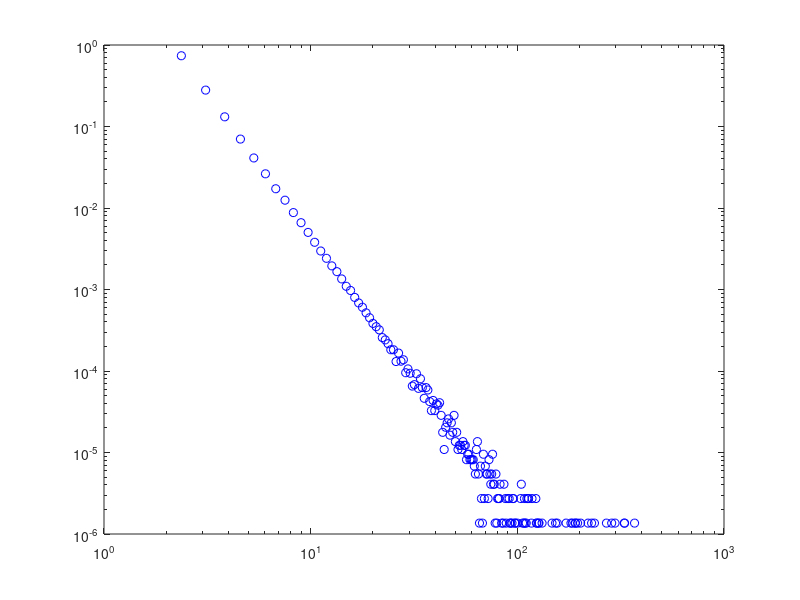

Source code (MATLAB): (Note: this script raises an error after producing the figure.)
 clear all;
% % %  %%%another choice %%%
%   A=106; C=1283; M=6075; I(1)=1;  rng_c=[]; 
%   iter=200000;
% I=zeros(1,iter);
 %k=2;
% for j=1:iter;
%     I(j+1)=mod((A*I(j)+C),M);
%     rng_c=[I; I/M];
% end

%rng_c=rand(1,iter);

%%% Poissonian Distribution %%
%y_poi=-(1/k)*(log(1-rng_c(2,:)));
% y_poi=-(1/k)*(log(1-rng_c(1,:))); %%FROM MATLAB rand rng_c=rand(1,iter);
% [a b]=hist(y_poi);
% figure; histogram(y_poi);
% figure;
% plot(b,a/iter,'-o'); hold on;
% %h =histogram(y_poi);
%  plot(b,k*exp(-b*k));
% set(gca,'YScale','log');



%%%%%%%%%Pareto Dsitribution %%%%%%
for alpha=3.5%:-0.5:1.5
for i=1%:-1:1
  iter=1000000*i; 
 p=1;
  rng_c=0.0+rand(1,iter)-0.000001; %avoid tan (pi/2)
% % %%%%
% %rng_c=rand(1,iter);
%y_cauchy=(tan(rng_c(1,:)*pi))*gamma;
xmin=2;
k_powerlaw=xmin*(1-(rng_c(1,:))).^(-1/(alpha-1));
%k_powerlawint=ceil(k_powerlaw);
%rng_c=rand(1,iter);
% %%
% % figure; 
 [a b]=hist(k_powerlaw,500);
  %[a b]=hist(k_powerlawint,5000);
zz=diff(b);
%plot(b,a/(sum(a)*zz(1)),'-o'); hold on;
%figure;
loglog(b,a/(sum(a)*zz(1)),'ob'); hold on;
 x=min(b):zz(1):max(b);
%loglog(x,p*x.^(-(gamma+1)),'r', 'linewidth',3);
% hold on;
%   set(findall(gcf,'-property','FontSize'),'FontName','Cambria',...
%        'FontSize',24,'linewidth',2.0,'fontweight','b');
%   xlabel('$x$');
%    xlabel('$P(x)$');
%  grid on;
%%
%figure;
%zz=k_powerlawint';
zz=k_powerlaw';
bins = exp(log(min(zz(:,1))-0.001):0.4:log(max(zz(:,1))+0.001));
 [Lob, Lob2] =histcounts(zz(:,1),bins);
% %[Loblin, Lob2lin] =hist(zz(:,1),10000);
 ds = diff(bins);
 sl = (bins(1:end-1)+bins(2:end))*0.5;
  nsl = Lob(1:end)./(sum(Lob)*ds);
loglog(sl,nsl,'.','MarkerSize',20);
hold on;
loglog(sl,p*1.5*sl.^(-(alpha)),'-r', 'linewidth',3);

  set(findall(gcf,'-property','FontSize'),'FontName','Cambria',...
       'FontSize',24,'linewidth',2.0,'fontweight','b');
   xlabel('$x$');
   ylabel('$P(x)$');
   hold on;
  %grid on;
k_powerlawint=[];
end
end
%set(gca,'YScale','log');
